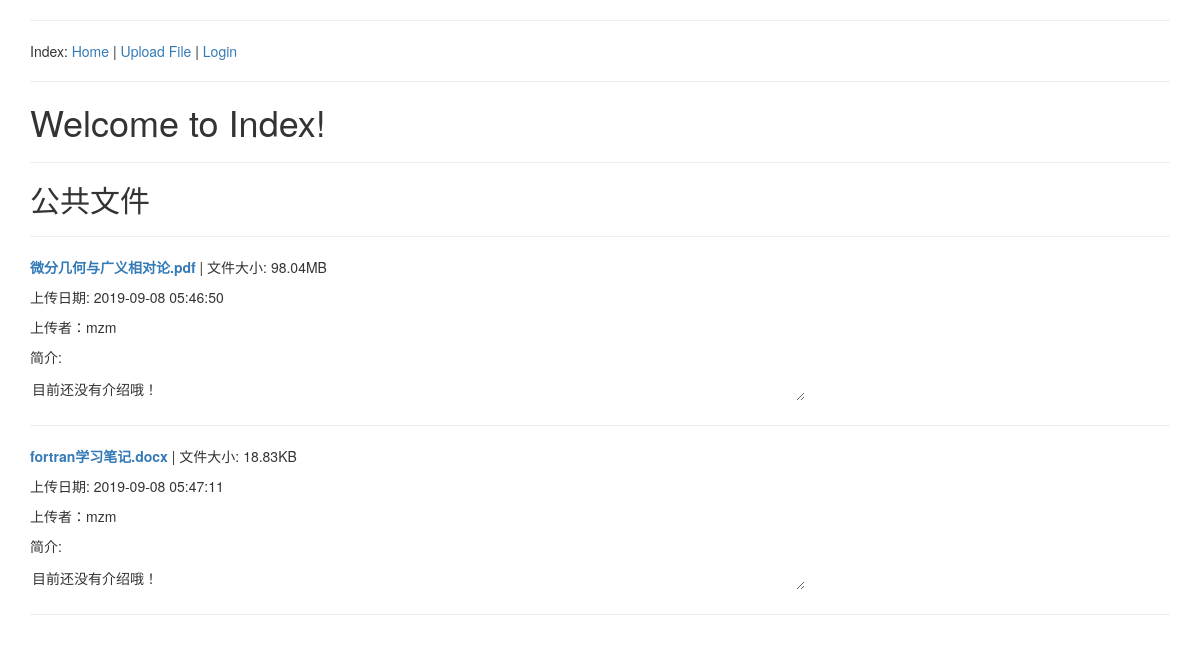
The page / on the database its author committed.
### app/models.py (models this page shows, shortened)
class File(db.Model):
    id = db.Column(db.Integer, primary_key=True)
    source_filename = db.Column(db.String(128), index=True)
    filename = db.Column(db.String(128), index=True, unique=True)
    abstract = db.Column(db.Text)
    timestamp = db.Column(db.DateTime, index=True, default=datetime.utcnow)
    filepath = db.Column(db.String(256), index=True, unique=True)
    size = db.Column(db.Integer)
    is_free = db.Column(db.Boolean)
    user_id = db.Column(db.Integer, db.ForeignKey('user.id'))

class User(UserMixin, db.Model):
    id = db.Column(db.Integer, primary_key=True)
    username = db.Column(db.String(64), index=True, unique=True)
    email = db.Column(db.String(120), index=True, unique=True)
    password_hash = db.Column(db.String(128))
    posts = db.relationship('Post', backref='author', lazy='dynamic')
    files = db.relationship('File', backref='uploader', lazy='dynamic')

### app/routes.py (the view)
@app.route('/')
def home():
    files = File.query.all()
    def rows(obj):
        return int(len(obj) * 8 / 101)
    def calcsize(filesize):
        if filesize < 100:
            return '{}B'.format(filesize)
        elif filesize < 1024*1024*0.9:
            return '{:.2f}KB'.format(filesize/1024)
        else:
            return '{:.2f}MB'.format(filesize/1024/1024)
    return render_template('home.html', files=files, rows=rows, calcsize=calcsize)

### app/templates/home.html (shortened to what this page needs)
<!DOCTYPE html>
{% extends "base.html" %}
{% block content %}
    <h1>
        Welcome to Index!
    </h1>
    <hr>
    <div><h2>公共文件</h2></div>
    <hr>
    {% for file in files %}
    {% if file.is_free %}
    <div>
        <div>
            <p><a href="{{ url_for('download', filename=file.filename) }}"><strong>{{ file.source_filename }}</strong></a>  | 文件大小: {{ calcsize(file.size) }}</p>
            <p>上传日期: {{ file.timestamp.strftime('%Y-%m-%d %H:%M:%S') }}</p>
            <p>上传者：{{ file.uploader.username or '佚名' }}</p>
        </div>
        <div>
            {% if 0 == rows(file.abstract)  %}
            <p>简介: </p>
            <textarea style= "background: transparent; border-style: none; " cols="101" rows="1" readonly="true">{{ file.abstract }}</textarea>
            {% endif %}
        </div>
    </div>
    <hr>
    {% endif %}
    {% endfor %}
{% endblock %}

### rows shown on the page
File: source_filename "微分几何与广义相对论.pdf", size "98.04MB", timestamp "2019-09-08 05:46:50", uploader "mzm", abstract "目前还没有介绍哦！"
File: source_filename "fortran学习笔记.docx", size "18.83KB", timestamp "2019-09-08 05:47:11", uploader "mzm", abstract "目前还没有介绍哦！"
